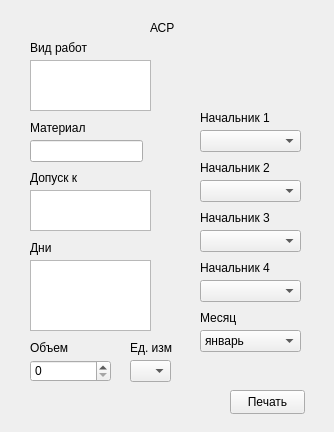
<?xml version="1.0" encoding="UTF-8"?>
<ui version="4.0">
 <class>Form</class>
 <widget class="QWidget" name="Form">
  <property name="geometry">
   <rect>
    <x>0</x>
    <y>0</y>
    <width>334</width>
    <height>432</height>
   </rect>
  </property>
  <property name="windowTitle">
   <string>Form</string>
  </property>
  <widget class="QLabel" name="label">
   <property name="geometry">
    <rect>
     <x>150</x>
     <y>20</y>
     <width>49</width>
     <height>16</height>
    </rect>
   </property>
   <property name="text">
    <string>АСР</string>
   </property>
  </widget>
  <widget class="QLineEdit" name="material">
   <property name="geometry">
    <rect>
     <x>30</x>
     <y>140</y>
     <width>113</width>
     <height>22</height>
    </rect>
   </property>
  </widget>
  <widget class="QLabel" name="label_2">
   <property name="geometry">
    <rect>
     <x>30</x>
     <y>40</y>
     <width>81</width>
     <height>16</height>
    </rect>
   </property>
   <property name="text">
    <string>Вид работ</string>
   </property>
  </widget>
  <widget class="QLabel" name="label_3">
   <property name="geometry">
    <rect>
     <x>30</x>
     <y>120</y>
     <width>71</width>
     <height>16</height>
    </rect>
   </property>
   <property name="text">
    <string>Материал</string>
   </property>
  </widget>
  <widget class="QLabel" name="label_4">
   <property name="geometry">
    <rect>
     <x>30</x>
     <y>240</y>
     <width>49</width>
     <height>16</height>
    </rect>
   </property>
   <property name="text">
    <string>Дни</string>
   </property>
  </widget>
  <widget class="QTextEdit" name="days">
   <property name="geometry">
    <rect>
     <x>30</x>
     <y>260</y>
     <width>121</width>
     <height>71</height>
    </rect>
   </property>
  </widget>
  <widget class="QComboBox" name="cb_month">
   <property name="geometry">
    <rect>
     <x>200</x>
     <y>330</y>
     <width>101</width>
     <height>22</height>
    </rect>
   </property>
   <item>
    <property name="text">
     <string>январь</string>
    </property>
   </item>
   <item>
    <property name="text">
     <string>февраль</string>
    </property>
   </item>
   <item>
    <property name="text">
     <string>март</string>
    </property>
   </item>
   <item>
    <property name="text">
     <string>апрель</string>
    </property>
   </item>
   <item>
    <property name="text">
     <string>май</string>
    </property>
   </item>
   <item>
    <property name="text">
     <string>июнь</string>
    </property>
   </item>
   <item>
    <property name="text">
     <string>июль</string>
    </property>
   </item>
   <item>
    <property name="text">
     <string>август</string>
    </property>
   </item>
   <item>
    <property name="text">
     <string>сентябрь</string>
    </property>
   </item>
   <item>
    <property name="text">
     <string>октябрь</string>
    </property>
   </item>
   <item>
    <property name="text">
     <string>ноябрь</string>
    </property>
   </item>
   <item>
    <property name="text">
     <string>декабрь</string>
    </property>
   </item>
  </widget>
  <widget class="QLabel" name="label_5">
   <property name="geometry">
    <rect>
     <x>200</x>
     <y>310</y>
     <width>49</width>
     <height>16</height>
    </rect>
   </property>
   <property name="text">
    <string>Месяц</string>
   </property>
  </widget>
  <widget class="QComboBox" name="cb_boss_1">
   <property name="geometry">
    <rect>
     <x>200</x>
     <y>130</y>
     <width>101</width>
     <height>22</height>
    </rect>
   </property>
  </widget>
  <widget class="QComboBox" name="cb_boss_2">
   <property name="geometry">
    <rect>
     <x>200</x>
     <y>180</y>
     <width>101</width>
     <height>22</height>
    </rect>
   </property>
  </widget>
  <widget class="QComboBox" name="cb_boss_3">
   <property name="geometry">
    <rect>
     <x>200</x>
     <y>230</y>
     <width>101</width>
     <height>22</height>
    </rect>
   </property>
  </widget>
  <widget class="QComboBox" name="cb_boss_4">
   <property name="geometry">
    <rect>
     <x>200</x>
     <y>280</y>
     <width>101</width>
     <height>22</height>
    </rect>
   </property>
  </widget>
  <widget class="QLabel" name="label_6">
   <property name="geometry">
    <rect>
     <x>200</x>
     <y>110</y>
     <width>81</width>
     <height>16</height>
    </rect>
   </property>
   <property name="text">
    <string>Начальник 1</string>
   </property>
  </widget>
  <widget class="QLabel" name="label_7">
   <property name="geometry">
    <rect>
     <x>200</x>
     <y>160</y>
     <width>81</width>
     <height>16</height>
    </rect>
   </property>
   <property name="text">
    <string>Начальник 2</string>
   </property>
  </widget>
  <widget class="QLabel" name="label_8">
   <property name="geometry">
    <rect>
     <x>200</x>
     <y>210</y>
     <width>101</width>
     <height>16</height>
    </rect>
   </property>
   <property name="text">
    <string>Начальник 3</string>
   </property>
  </widget>
  <widget class="QLabel" name="label_9">
   <property name="geometry">
    <rect>
     <x>200</x>
     <y>260</y>
     <width>81</width>
     <height>16</height>
    </rect>
   </property>
   <property name="text">
    <string>Начальник 4</string>
   </property>
  </widget>
  <widget class="QSpinBox" name="sb_value">
   <property name="geometry">
    <rect>
     <x>30</x>
     <y>360</y>
     <width>81</width>
     <height>22</height>
    </rect>
   </property>
  </widget>
  <widget class="QLabel" name="label_10">
   <property name="geometry">
    <rect>
     <x>30</x>
     <y>340</y>
     <width>49</width>
     <height>16</height>
    </rect>
   </property>
   <property name="text">
    <string>Объем</string>
   </property>
  </widget>
  <widget class="QComboBox" name="cb_SI">
   <property name="geometry">
    <rect>
     <x>130</x>
     <y>360</y>
     <width>41</width>
     <height>22</height>
    </rect>
   </property>
  </widget>
  <widget class="QLabel" name="label_11">
   <property name="geometry">
    <rect>
     <x>130</x>
     <y>340</y>
     <width>49</width>
     <height>16</height>
    </rect>
   </property>
   <property name="text">
    <string>Ед. изм</string>
   </property>
  </widget>
  <widget class="QPushButton" name="b_print">
   <property name="geometry">
    <rect>
     <x>230</x>
     <y>390</y>
     <width>75</width>
     <height>24</height>
    </rect>
   </property>
   <property name="text">
    <string>Печать</string>
   </property>
  </widget>
  <widget class="QTextEdit" name="work">
   <property name="geometry">
    <rect>
     <x>30</x>
     <y>60</y>
     <width>121</width>
     <height>51</height>
    </rect>
   </property>
  </widget>
  <widget class="QTextEdit" name="next_work">
   <property name="geometry">
    <rect>
     <x>30</x>
     <y>190</y>
     <width>121</width>
     <height>41</height>
    </rect>
   </property>
  </widget>
  <widget class="QLabel" name="label_12">
   <property name="geometry">
    <rect>
     <x>30</x>
     <y>170</y>
     <width>121</width>
     <height>16</height>
    </rect>
   </property>
   <property name="text">
    <string>Допуск к</string>
   </property>
  </widget>
 </widget>
 <resources/>
 <connections/>
</ui>
